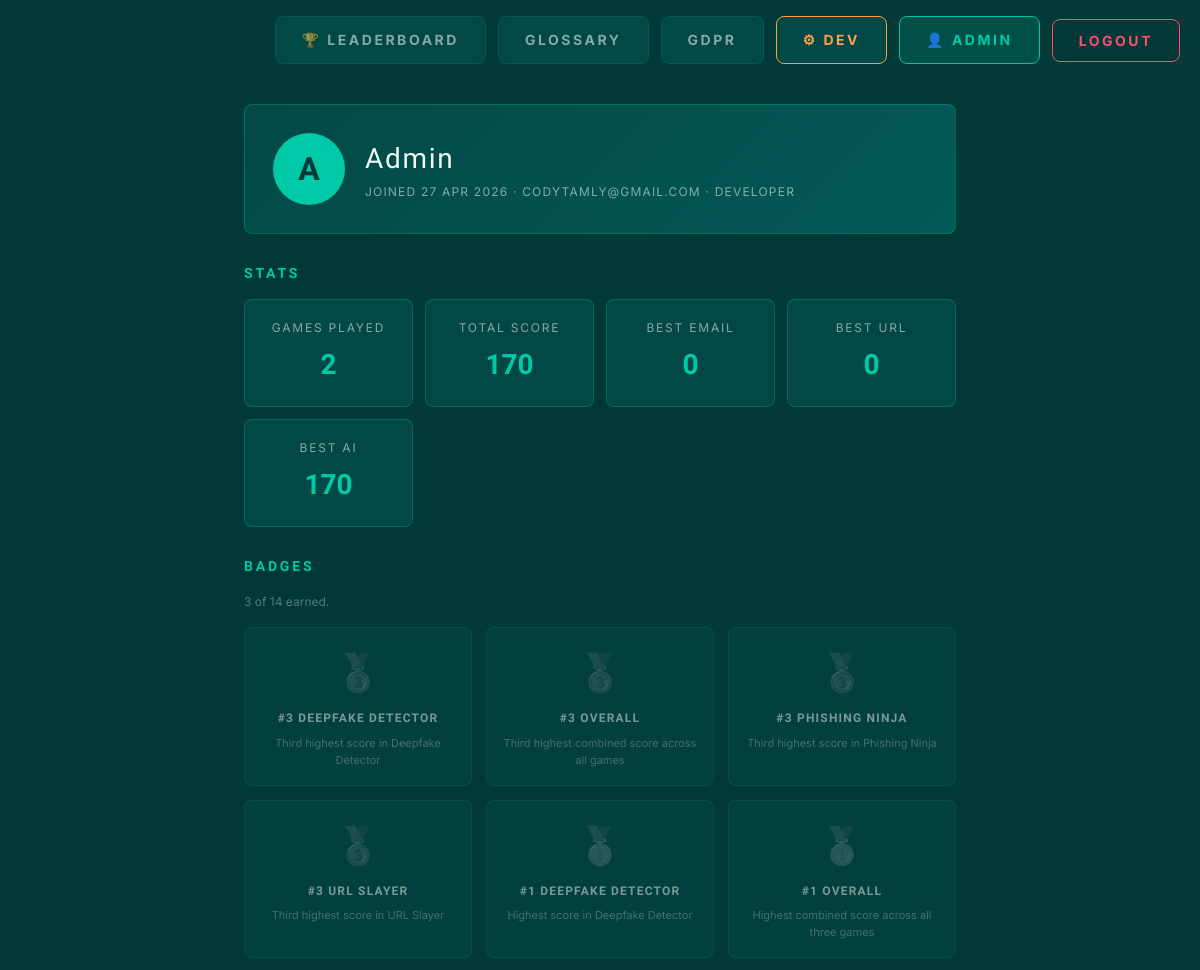
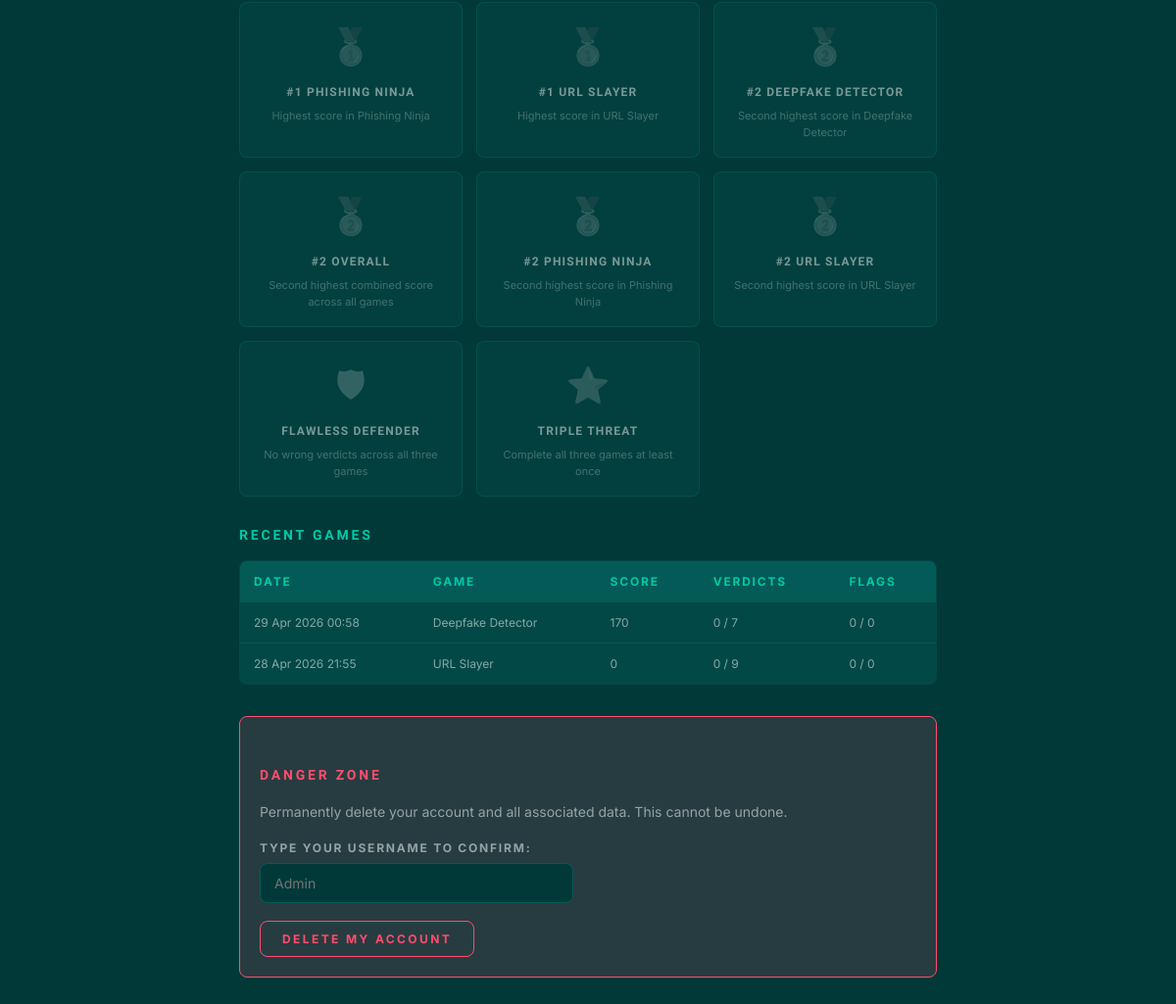
Screenshot of /profile/ (signed in) with the database file from the repository (2 pictures, top to bottom).
### game/models.py (models this page shows, shortened)
class Badge(models.Model):
    code = models.SlugField(unique=True)
    name = models.CharField(max_length=64)
    description = models.CharField(max_length=200)
    icon = models.CharField(max_length=8, default='🏅')
    tier = models.CharField(
        max_length=8,
        choices=[('bronze', 'Bronze'), ('silver', 'Silver'), ('gold', 'Gold'), ('special', 'Special')],
        default='bronze',
    )

class GameSession(models.Model):
    user  = models.ForeignKey(User, on_delete=models.CASCADE, related_name='game_sessions',
                              null=True, blank=True)
    guest = models.ForeignKey(GuestPlayer, on_delete=models.CASCADE, related_name='game_sessions',
                              null=True, blank=True)
    game = models.CharField(max_length=10, choices=GAME_CHOICES)
    score = models.IntegerField(default=0)
    correct_verdicts = models.IntegerField(default=0)
    total_scenarios  = models.IntegerField(default=0)
    flags_found      = models.IntegerField(default=0)
    flags_total      = models.IntegerField(default=0)
    completed_at = models.DateTimeField(auto_now_add=True)
    class Meta:
        ordering = ['-completed_at']
        indexes = [
            models.Index(fields=['game', '-score']),
            models.Index(fields=['-completed_at']),
        ]

### game/views.py (the view)
# urls.py: path('profile/',         views.profile_view,        name='profile'),
@login_required
def profile_view(request):
    user = request.user
    sessions = user.game_sessions.all().order_by('-completed_at')
    total_sessions = sessions.count()
    total_score    = sessions.aggregate(s=Sum('score'))['s'] or 0
    best_email     = sessions.filter(game='email').aggregate(m=Max('score'))['m'] or 0
    best_url       = sessions.filter(game='url').aggregate(m=Max('score'))['m'] or 0
    best_ai        = sessions.filter(game='ai').aggregate(m=Max('score'))['m'] or 0
    earned_badges = (
        UserBadge.objects.filter(user=user)
        .select_related('badge')
        .order_by('-earned_at')
    )
    earned_badge_ids = list(earned_badges.values_list('badge_id', flat=True))
    return render(request, 'game/profile.html', {
        'profile_user':   user,
        'sessions':       sessions[:20],
        'total_sessions': total_sessions,
        'total_score':    total_score,
        'best_email':     best_email,
        'best_url':       best_url,
        'best_ai':        best_ai,
        'earned_badges':  earned_badges,
        'all_badges':     Badge.objects.all().order_by('tier', 'name'),
        'earned_badge_ids': earned_badge_ids,
    })

### game/templates/game/profile.html (shortened to what this page needs)
{% load static %}
<!DOCTYPE html>
<html lang="en">
<head>
    <link rel="stylesheet" href="{% static 'css/style.css' %}">
</head>
<body>
    {% include 'game/navbar.html' %}
    <div class="container profile-container">
        <div class="profile-hero">
            <div class="profile-avatar">{{ profile_user.username|slice:":1"|upper }}</div>
            <div>
                <div class="profile-name">{{ profile_user.username }}</div>
                <div class="profile-meta">
                    Joined {{ profile_user.date_joined|date:"d M Y" }}
                    {% if profile_user.email %}· {{ profile_user.email }}{% endif %}
                    {% if profile_user.is_staff %}· Developer{% endif %}
                </div>
            </div>
        </div>
        <h2>Stats</h2>
        <div class="stats-grid">
            <div class="stat-card"><div class="stat-label">Games Played</div><div class="stat-value">{{ total_sessions }}</div></div>
            <div class="stat-card"><div class="stat-label">Total Score</div> <div class="stat-value">{{ total_score }}</div></div>
            <div class="stat-card"><div class="stat-label">Best Email</div>  <div class="stat-value">{{ best_email }}</div></div>
            <div class="stat-card"><div class="stat-label">Best URL</div>    <div class="stat-value">{{ best_url }}</div></div>
            <div class="stat-card"><div class="stat-label">Best AI</div>     <div class="stat-value">{{ best_ai }}</div></div>
        </div>
        <h2>Badges</h2>
        <p style="font-size:var(--font-xs); color:var(--text-muted); margin-bottom:14px;">
            {{ earned_badges|length }} of {{ all_badges|length }} earned.
        </p>
        <div class="badges-showcase">
            {% for badge in all_badges %}
                {% with locked=True %}
                    <div class="badge-tile tier-{{ badge.tier }}{% if locked %} locked{% endif %}">
                        <span class="badge-icon">{{ badge.icon }}</span>
                        <div class="badge-name">{{ badge.name }}</div>
                        <div class="badge-desc">{{ badge.description }}</div>
                    </div>
                {% endwith %}
            {% endfor %}
        </div>
        <h2>Recent Games</h2>
        {% if sessions %}
        <table class="history-table">
            <thead>
                <tr><th>Date</th><th>Game</th><th>Score</th><th>Verdicts</th><th>Flags</th></tr>
            </thead>
            <tbody>
                {% for s in sessions %}
                <tr>
                    <td>{{ s.completed_at|date:"d M Y H:i" }}</td>
                    <td>{{ s.get_game_display }}</td>
                    <td>{{ s.score }}</td>
                    <td>{{ s.correct_verdicts }} / {{ s.total_scenarios }}</td>
                    <td>{{ s.flags_found }} / {{ s.flags_total }}</td>
                </tr>
                {% endfor %}
            </tbody>
        </table>
        {% else %}
        <p style="color:var(--text-dim);">No games played yet — <a href="{% url 'play_game' %}">start your first one</a>.</p>
        {% endif %}
        <div class="danger-zone">
            <h2>Danger Zone</h2>
            <p style="color:var(--text-dim); margin-bottom:14px;">
                Permanently delete your account and all associated data. This cannot be undone.
            </p>
            <form method="post" action="{% url 'delete_account' %}"
                  onsubmit="return confirm('Are you absolutely sure? This will permanently delete your account.');">
                <div class="form-group" style="max-width:320px;">
                    <label for="confirm">Type your username to confirm:</label>
                    <input type="text" name="confirm" id="confirm" placeholder="{{ profile_user.username }}" required>
                </div>
                <button type="submit" class="btn-danger">Delete My Account</button>
            </form>
        </div>
    </div>
</body>
</html>

### game/templates/game/navbar.html (shortened to what this page needs)
<div class="nav-bar">
    <a href="{% url 'leaderboard' %}" class="nav-btn">🏆 Leaderboard</a>
    <a href="{% url 'glossary' %}" class="nav-btn">Glossary</a>
    <a href="{% url 'gdpr' %}" class="nav-btn">GDPR</a>
    {% if user.is_authenticated %}
        {% if user.is_staff %}
            <a href="{% url 'dev_dashboard' %}" class="nav-btn nav-btn-dev">⚙ Dev</a>
        {% endif %}
        <a href="{% url 'profile' %}" class="nav-btn profile-btn">👤 {{ user.username }}</a>
        <form action="{% url 'logout' %}" method="post" class="nav-form">
            <button type="submit" class="nav-btn logout-btn">Logout</button>
        </form>
    {% else %}
        <a href="{% url 'login' %}" class="nav-btn">Login</a>
        <a href="{% url 'register' %}" class="nav-btn">Register</a>
    {% endif %}
</div>

### rows the page displays
Badge: icon "🥉", name "#3 DEEPFAKE DETECTOR", description "Third highest score in Deepfake Detector"
Badge: icon "🥉", name "#3 OVERALL", description "Third highest combined score across all games"
Badge: icon "🥉", name "#3 PHISHING NINJA", description "Third highest score in Phishing Ninja"
Badge: icon "🥉", name "#3 URL SLAYER", description "Third highest score in URL Slayer"
Badge: icon "🥇", name "#1 DEEPFAKE DETECTOR", description "Highest score in Deepfake Detector"
Badge: icon "🥇", name "#1 OVERALL", description "Highest combined score across all three games"
Badge: icon "🥇", name "#1 PHISHING NINJA", description "Highest score in Phishing Ninja"
Badge: icon "🥇", name "#1 URL SLAYER", description "Highest score in URL Slayer"
Badge: icon "🥈", name "#2 DEEPFAKE DETECTOR", description "Second highest score in Deepfake Detector"
Badge: icon "🥈", name "#2 OVERALL", description "Second highest combined score across all games"
Badge: icon "🥈", name "#2 PHISHING NINJA", description "Second highest score in Phishing Ninja"
Badge: icon "🥈", name "#2 URL SLAYER", description "Second highest score in URL Slayer"
Badge: icon "🛡", name "FLAWLESS DEFENDER", description "No wrong verdicts across all three games"
Badge: icon "⭐", name "TRIPLE THREAT", description "Complete all three games at least once"
GameSession: completed_at "29 Apr 2026 00:58", game "Deepfake Detector", score "170", correct_verdicts "0", total_scenarios "7", flags_found "0", flags_total "0"
GameSession: completed_at "28 Apr 2026 21:55", game "URL Slayer", score "0", correct_verdicts "0", total_scenarios "9", flags_found "0", flags_total "0"

### other values shown
{{ user.username }} "ADMIN"
{{ profile_user.username|slice:":1"|upper }} "A"
{{ profile_user.username }} "Admin"
{{ profile_user.date_joined|date:"d M Y" }} "27 APR 2026"
{{ profile_user.email }} "CODYTAMLY@GMAIL.COM"
{{ total_sessions }} "2"
{{ total_score }} "170"
{{ best_email }} "0"
{{ best_url }} "0"
{{ best_ai }} "170"
{{ earned_badges|length }} "3"
{{ all_badges|length }} "14"
